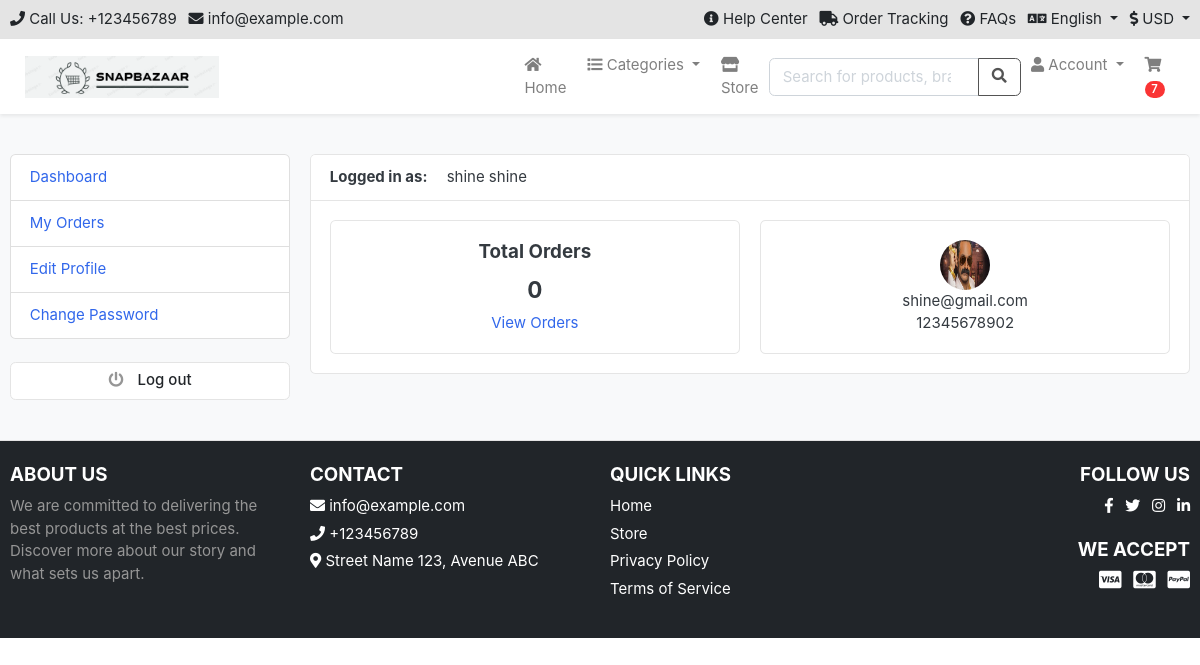
Screenshot of /Account/dashboard/ (signed in) with the database file from the repository.
### Account/models.py (models this page shows, shortened)
class Account(AbstractBaseUser):
    first_name      = models.CharField(max_length=50)
    last_name       = models.CharField(max_length=50)
    username        = models.CharField(max_length=50, unique=True)
    email           = models.EmailField(max_length=100, unique=True)
    phone_number    = models.CharField(max_length=50)
    date_joined     = models.DateTimeField(auto_now_add=True)
    last_login      = models.DateTimeField(auto_now_add=True)
    is_admin        = models.BooleanField(default=False)
    is_staff        = models.BooleanField(default=False)
    is_active        = models.BooleanField(default=False)
    is_superadmin        = models.BooleanField(default=False)
    USERNAME_FIELD = 'email'
    REQUIRED_FIELDS = ['username', 'first_name', 'last_name']
    objects = MyAccountManager()
    def full_name(self):
        return f'{self.first_name} {self.last_name}'

class UserProfile(models.Model):
    user = models.OneToOneField(Account, on_delete=models.CASCADE)
    address_line_1 = models.CharField(blank=True, max_length=100)
    address_line_2 = models.CharField(blank=True, max_length=100)
    profile_picture = models.ImageField(blank=True, upload_to='userprofile')
    city = models.CharField(blank=True, max_length=20)
    state = models.CharField(blank=True, max_length=20)
    country = models.CharField(blank=True, max_length=20)

### Account/views.py (the view)
# urls.py: path('dashboard/', views.dashboard, name='dashboard'),
@login_required(login_url='login')
def dashboard(request):
    orders = Order.objects.order_by('-created_at').filter(user_id=request.user.id, is_ordered=True)
    orders_count = orders.count()
    userprofile, created = UserProfile.objects.get_or_create(user_id=request.user.id)
    if not userprofile.profile_picture:
        userprofile.profile_picture = 'path_to_default_image.jpg'  # Use a default image path
    context = {
        'orders_count': orders_count,
        'userprofile': userprofile,
    }
    return render(request, 'account/dashboard.html', context)

### Cart/context_processors.py (called while the page is built)
def counter(request):
    cart_count = 0
    if 'admin' in request.path:
        return {}
    else:
        try:
            cart = Cart.objects.filter(cart_id=_cart_id(request))
            if request.user.is_authenticated:
                cart_items = CartItem.objects.all().filter(user=request.user)
            else:
                cart_items = CartItem.objects.all().filter(cart=cart[:1])
            for cart_item in cart_items:
                cart_count += cart_item.quantity
        except Cart.DoesNotExist:
            cart_count = 0
    return dict(cart_count=cart_count)

### Cart/views.py (called while the page is built)
def _cart_id(request):
    cart = request.session.session_key
    if not cart:
        cart = request.session.create()
    return cart

### Category/context_processors.py (called while the page is built)
def menu_links(request):
    link = Category.objects.all()
    return {'link': link}

### Category/models.py (called while the page is built)
    def get_url(self):
        return reverse('products_by_category', args=[self.slug,])

### templates/account/dashboard.html (shortened to what this page needs)
{% extends 'base.html' %}
{% block content %}
<section class="section-conten padding-y bg">
<div class="container">
	<div class="row">
	{% include 'includes/dashboard_sidebar.html' %}
	<main class="col-md-9">
		<article class="card">
		<header class="card-header">
			<strong class="d-inline-block mr-3">Logged in as:</strong>
			<span>{{user.full_name}}</span>
		</header>
		<div class="card-body">
			<div class="row">
			<div class="col-md-6">
				<div class="card" style="text-align:center;">
					<div class="card-body">
						<h5 class="card-title">Total Orders</h5>
						<h4>{{orders_count}}</h4>
						<a href="{% url 'my_orders' %}">View Orders</a>
					</div>
				</div>
			</div>
			<div class="col-md-6">
				<div class="card" style="text-align:center;">
					<div class="card-body">
						<img src="{{userprofile.profile_picture.url}}" alt="User Profile Picture" width="50" height="50" style="border-radius:50%;">
						<p class="mb-0">{{user.email}}</p>
						<p>{{user.phone_number}}</p>
					</div>
				</div>
			</div>
			</div>
		</div>
		</article>
	</main>
</div>
</div>
</section>
{% endblock %}

### static/css/ui.css (style rules this page uses)
html { font-family: "Inter", sans-serif; font-size: 15px; }
.padding-y { padding-top: 40px; padding-bottom: 40px; }
article:after, .form-group:after { display: block; clear: both; content: ""; }
.bg { background-color: #f8f9fa; }
p:last-child { margin-bottom: 0; }

### rows the page displays
Account: full_name "shine shine", email "shine@gmail.com", phone_number "12345678902"
UserProfile: profile_picture (picture)

### other values shown
{{ cart_count }} "7"
{{ orders_count }} "0"
